Frame 1 (no input): blank canvas, image omitted
Frame 60 (no input): blank canvas, image omitted
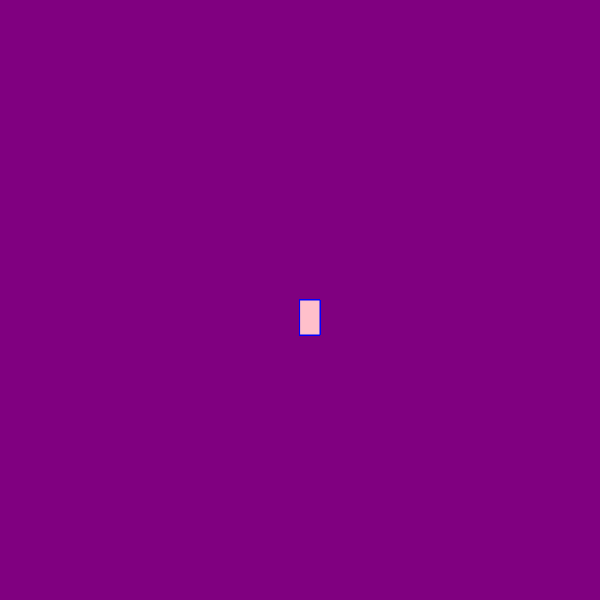
Frame 120 (the mouse pressed at the canvas centre since frame 60)

The p5.js sketch whose frames 1 and 60 were blank and that drew this single picture after the mouse press (run headless with seeded random() and noise() and a simulated clock; from frame 60 on, the mouse is pressed at the canvas centre):

// p5.js sketch
// ── sketch.js
function setup() {
    createCanvas(600, 600);
    background("purple")
  }
  
  function draw() {
  
   stroke("blue");
    fill("pink");
    
    //console.long(mouseIsPressed)
    
    if (mouseIsPressed) {
    rect(mouseX, mouseY, 20, 35);
    }
  
  }
